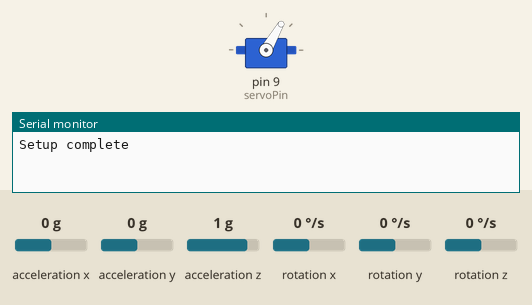
A sketch run on a simulated Arduino Uno, built with avr-gcc and run on an emulated ATmega328P. On the bench: servo, the last lines printed to the serial monitor. The test bench sets the inputs (shaded band); at power-on: acceleration z 1 g, acceleration x 0 g, acceleration y 0 g, rotation x 0 °/s, rotation y 0 °/s, rotation z 0 °/s.

Above: at 0.1 s.
At 3.8 s:
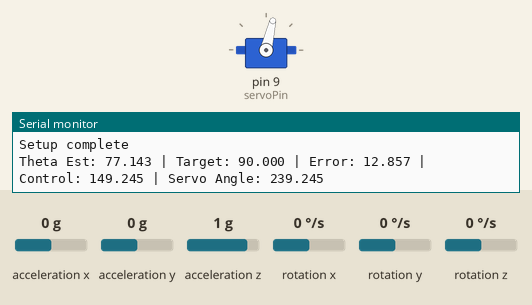
3.9 s: acceleration z set to 0 g
At 6.4 s:
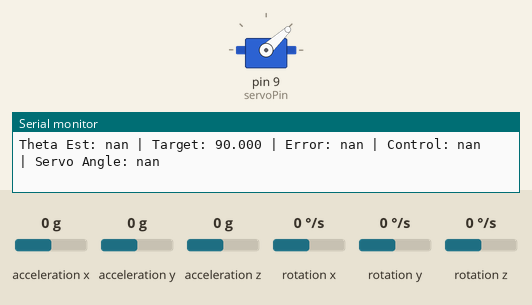
Timing chart, 0 to 7.9 s (numbered marks = the images above; inputs shaded):
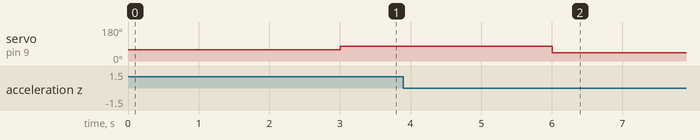

The sketch:

pid_function.ino
```cpp
#include <Servo.h>
#include <Wire.h>
#include <MPU6050.h>

Servo myServo;
const int servoPin = 9;
const int minPulse = 500;
const int maxPulse = 2500;

MPU6050 MPU;

float theta_est_prev = 0.0;
float theta_est = 0.0;
float Ts = 3;           // 10 ms sample time
float tau = 0.5;
float alpha = tau / (Ts + tau);
unsigned long last_update_time = 0;

float input_angle = 90;

// PID gains
float Kp = 7.2624;
float Ki = 1.3763;
float Kd = 0.64986;

// PID memory
float integral = 0;
float prev_error = 0;

// Target angle
float target_angle = 90.0;  // Start centered

void setup() {
  myServo.attach(servoPin, minPulse, maxPulse);
  Wire.begin();
  Serial.begin(115200);
  MPU.initialize();

  if (!MPU.testConnection()) {
    Serial.println("MPU6050 connection failed!");
    while (1);
  }

  MPU.setFullScaleGyroRange(MPU6050_GYRO_FS_250);
  MPU.setFullScaleAccelRange(MPU6050_ACCEL_FS_2);

  last_update_time = millis();
  moveconverter(input_angle);
  Serial.println("Setup complete");
}

void loop() {
  unsigned long now = millis();

  if (now - last_update_time >= Ts * 1000) {
    last_update_time += Ts * 1000;

    int16_t ax, ay, az, gx, gy, gz;
    MPU.getMotion6(&ax, &ay, &az, &gx, &gy, &gz);

    float accY = (float)ay / 16384.0;
    float accZ = (float)az / 16384.0;
    float accX = (float)ax / 16384.0;
    float theta_gyro = (float)gx / 131.0;

    float theta_accel = atan(accY / sqrt(accX * accX + accZ * accZ)) * 180.0 / PI + 90;

    theta_est = (1 - alpha) * theta_accel + alpha * (theta_est_prev + Ts * theta_gyro);
    theta_est_prev = theta_est;

    // PID controller
    float error = target_angle - theta_est;
    integral += error * Ts;
    float derivative = (error - prev_error) / Ts;
    float control_signal = Kp * error + Ki * integral + Kd * derivative;
    prev_error = error;

    // Calculate servo angle and constrain it
    input_angle = 90 + control_signal;

    moveconverter(input_angle);

    // Serial output
    Serial.print("Theta Est: "); Serial.print(theta_est, 3);
    Serial.print(" | Target: "); Serial.print(target_angle, 3);
    Serial.print(" | Error: "); Serial.print(error, 3);
    Serial.print(" | Control: "); Serial.print(control_signal, 3);
    Serial.print(" | Servo Angle: "); Serial.println(input_angle, 3);
  }

  // No delay() here!
}

void moveconverter(int angle) {
  angle = constrain(angle, 64, 116);
  int pulse = map(angle, 0, 270, minPulse, maxPulse);
  myServo.writeMicroseconds(pulse);
}
```

Measured:
- after the input at 3.9 s, servo on pin 9 (servoPin): 77° → 43° after 2.1 s
